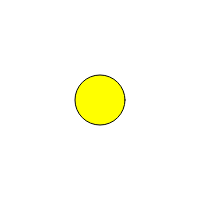
Frame 1 (no input)
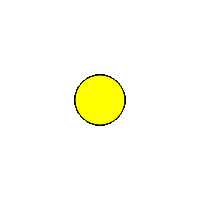
Frame 60 (no input)
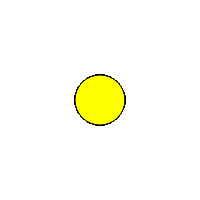
Frame 120 (the mouse pressed at the canvas centre since frame 60)

The p5.js sketch that drew these frames (run headless with seeded random() and noise() and a simulated clock; from frame 60 on, the mouse is pressed at the canvas centre):

// p5.js sketch
// ── sketch.js
// homework 7.2

// pacman hw

var h1;

function setup() {

  createCanvas(200,200);
  createP('California,Nevada,Montana,Washington');
}

function draw() {


fill(255,255,0);
ellipse(100,100,50,50);


}
